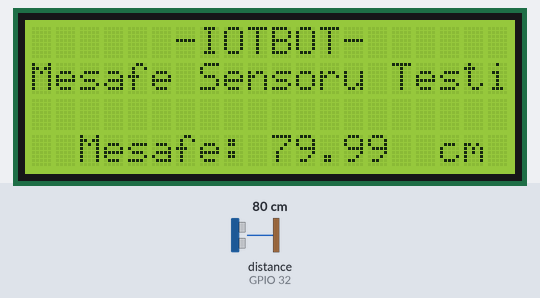
A sketch run on a simulated ESP32. Shown: 20×4 character LCD. Wiring (inferred from the names in the program): ultrasonic range finder: trigger GPIO 27; echo GPIO 32. The test bench sets the inputs (shaded band); at power-on: distance to the obstacle (sensor on GPIO 32) 80 cm. The echo pulse lasts 58.3 µs per cm; what the sketch prints to the serial monitor is not drawn.

Above: at 5.4 s.
5.5 s: distance to the obstacle (sensor on GPIO 32) set to 4 cm
At 6.7 s:
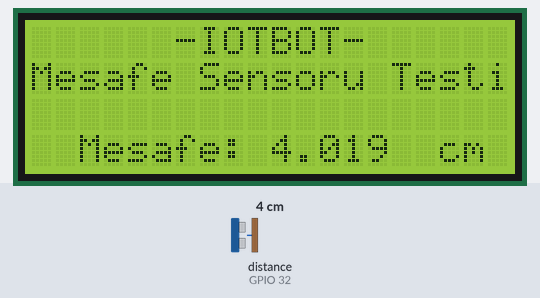
7.0 s: distance to the obstacle (sensor on GPIO 32) set to 2 cm
At 7.4 s:
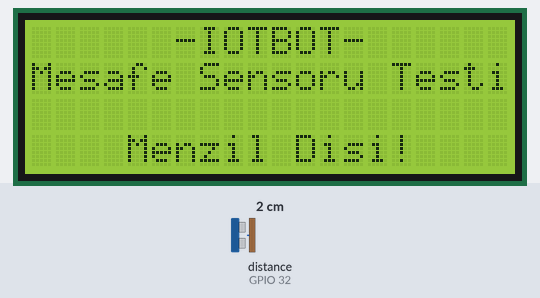
8.5 s: distance to the obstacle (sensor on GPIO 32) set to 9 cm
At 9.7 s:
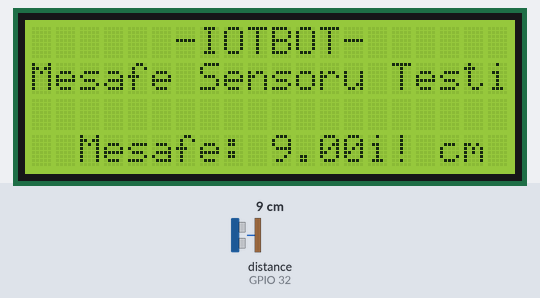
10.0 s: distance to the obstacle (sensor on GPIO 32) set to 18 cm
At 11.4 s:
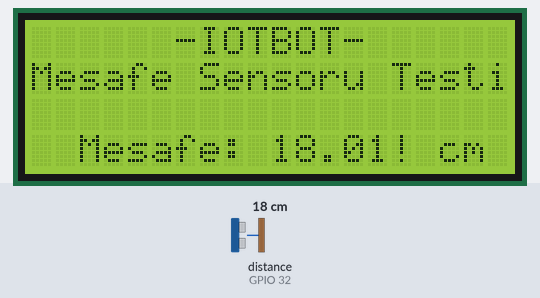
Timing chart, 0 to 12.5 s (numbered marks = the images above; inputs shaded):
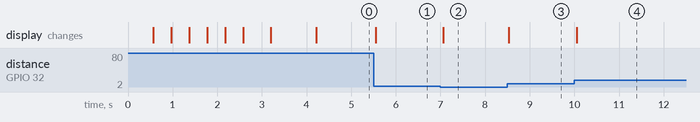

Measured:
- the behaviour switches between 3 and 2 cm on distance to the obstacle (sensor on GPIO 32) (found by bisection; images 1 and 2)
- after the input at 5.5 s, the display: changes after 0.05 s (image 1)
- after the input at 7.0 s, the display: changes after 0.07 s (image 2)
- after the input at 8.5 s, the display: changes at once (image 3)
- after the input at 10.0 s, the display: changes after 0.05 s (image 4)

The sketch:

Modulcuk_Ultrasonik_Mesafe.ino
```cpp
/*
                                  ///////////////////////////////////////////////////////
                                  /////////   IoT BOT Test Yazılımları Serisi   /////////
                                  ///////////////////////////////////////////////////////
                                              ULTRASONİK SENSÖR (Park Sensörü)
*/

//---------------------------------------          HADİ KODLAYALIM...       ----------------------------------------------------------------

//---------------------------------------   // İLK TANIMLAMALAR VE KÜTÜPHANE EKLEME   ------------------------------------------------------

#define UYGULAMA "Mesafe Sensoru Testi"

int i = 0;                                            // Gidip gelen yazının animasyonu için oluşturulan değişken.

#include <Wire.h>                                     // I2C iletişim protokolünü kullanabilmek için gerekli kütüphaneyi ekliyoruz.
#include <LiquidCrystal_I2C.h>                        // LCD ekran için gerekli olan kütüphaneyi ekliyoruz.
LiquidCrystal_I2C lcd(0x27, 20, 4);                   // LCD ekranımızın özelliklerini giriyoruz.
                                                      // Bizim ekranımız 20 satır, 4 sütun karakter destekliyor.


int trigPin = 27;                           // HC-SR04 sensörün Trigger pininin bağlı olduğu pini tanımladık.
int echoPin = 32;                           // HC-SR04 sensörün Echo pininin bağlı olduğu pini tanımladık.

float SURE;                                 // Gönderilen ve alınan sinyalin arasındaki süreyi Float(Büyük Sayısal) veri olarak tanımladık.
float MESAFE;                               // Ölçeceğimiz mesafeyi Float(Büyük Sayısal) veri olarak tanımladık.

//---------------------------------------   // SADECE İLK AÇILIŞTA BİR KERE ÇALIŞACAK KISIM   ---------------------------------------------

void setup()
{
  Serial.begin(115200);                               // Seri haberleşmeyi "115200" bandında başlattık.
  lcd.init();                                         // LCD ekranı başlatma komutu gönderiyoruz.
  lcd.backlight();                                    // LCD ekranın arka plan aydınlatma ışığını açıyoruz.

  giris_animasyon();

  Serial.println("     IoT BOT    ");                 // Seri ekrana bilgilendirme mesajı gönderdik.
  Serial.println(UYGULAMA);

  pinMode(trigPin, OUTPUT);                 // Sensörümüzün Trig ve echo pinlerini çıkış olarak ayarladık.
  pinMode(echoPin, INPUT);
}

//---------------------------------------   // SÜREKLİ ÇALIŞACAK DÖNGÜ İÇİNDEKİ KISIM   ---------------------------------------------------

void loop()
{
  digitalWrite(echoPin, LOW);               // Alıcı kısmını, sinyal kalmayacak şekilde topraklıyoruz.
  digitalWrite(trigPin, LOW);               // Verici kısmınıda aynı şekilde topraklıyoruz.
  delayMicroseconds(2);                     // Sinyallerin yerine oturması için 2 mikro saniye bekliyoruz.
  digitalWrite(trigPin, HIGH);              // Gönderici kısmını açıyoruz.
  delayMicroseconds(10);                    // 10 mikro saniye bekleme veriyoruz.
  digitalWrite(trigPin, LOW);               // Kapatıyoruz.

  SURE = pulseIn(echoPin, HIGH);            // Gönderilen sinyalin geri gelme süresini ölçüyoruz.
  MESAFE = (SURE / 2.0) * 0.0343;           // Giden ve gelen sesin arasındaki süreden faydalanarak, cismin uzaklığını hesaplıyoruz.

 if (MESAFE >= 400 || MESAFE <= 3)           // Ölçülen mesafe menzil dışında kalıyor ise;
  {
    Serial.println(" - Menzil Dışı!");         // Seri ekrana bilgilendirme mesajı gönderdik.
    lcd.setCursor(0, 3);
    lcd.print("    Menzil Disi!    ");
  }
  else  if (MESAFE < 400 || MESAFE > 3)            // Eğer menzil içerisinde ise;
  {

    Serial.print("Mesafe: ");               // Seri ekrana ölçülen mesafe için bilgilendirme mesajı gönderdik.
    Serial.print(MESAFE, 1);                // Ölçülen mesafeyi, virgülden sonra bir basamak yazdırmak için sınırlandırıyoruz.
    Serial.println(" cm");                  // Ölçülen değerin birimini seri ekranda yazıyoruz.
    lcd.setCursor(2, 3);
    lcd.print("Mesafe: ");
    lcd.print(MESAFE);
    lcd.setCursor(16, 3);
    lcd.print(" cm");
    delay(100);
  }
}


void giris_animasyon()                               // Giriş animasyonunu hazırlıyoruz.
{
  lcd.clear();
  delay(500);
  lcd.setCursor(7, 0);
  lcd.print("I");
  delay(400);
  lcd.setCursor(8, 0);
  lcd.print("O");
  delay(400);
  lcd.setCursor(9, 0);
  lcd.print("T");
  delay(400);
  lcd.setCursor(10, 0);
  lcd.print("B");
  delay(400);
  lcd.setCursor(11, 0);
  lcd.print("O");
  delay(400);
  lcd.setCursor(12, 0);
  lcd.print("T");
  delay(600);

  lcd.setCursor(6, 0);
  lcd.print("-");
  lcd.setCursor(13, 0);
  lcd.print("-");

  lcd.setCursor(0, 1);
  lcd.print(UYGULAMA);
  delay(1000);
}

void yan_son_yazi()                                    // Yanıp sönen bilgilendirme mesajını hazırlıyoruz.
{
  lcd.setCursor(1, 2);                                // İmleci, yazmak istediğimiz koordinata yönlendiriyoruz.
    lcd.print("                     ");               // Ekranda yazmasını istediğimiz yazıları yolluyoruz.
    i = i + 1;
    if (i < 15)
    {
      lcd.setCursor(1, 3);                            // İmleci, yazmak istediğimiz koordinata yönlendiriyoruz.
      lcd.print("Bir Tusa Basiniz..");                // Ekranda yazmasını istediğimiz yazıları yolluyoruz.
    }
    if (i >= 15)
    {
      lcd.setCursor(1, 3);                            // İmleci, yazmak istediğimiz koordinata yönlendiriyoruz.
      lcd.print("                     ");             // Ekranda yazmasını istediğimiz yazıları yolluyoruz.
    }
    if (i == 30)
    {
      i = 0;
    }
}
```
